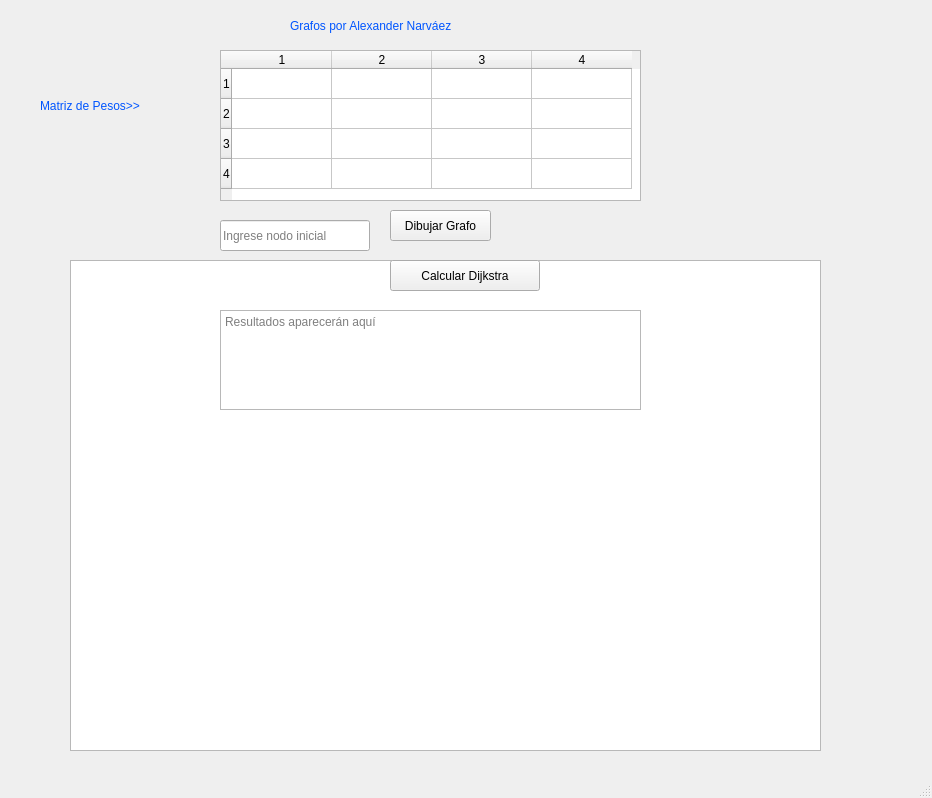
<?xml version="1.0" encoding="UTF-8"?>
<ui version="4.0">
 <class>MainWindow</class>
 <widget class="QMainWindow" name="MainWindow">
  <property name="geometry">
   <rect>
    <x>0</x>
    <y>0</y>
    <width>932</width>
    <height>798</height>
   </rect>
  </property>
  <property name="windowTitle">
   <string>MainWindow</string>
  </property>
  <widget class="QWidget" name="centralwidget">
   <widget class="QTableWidget" name="tableWidget">
    <property name="geometry">
     <rect>
      <x>220</x>
      <y>50</y>
      <width>421</width>
      <height>151</height>
     </rect>
    </property>
    <property name="toolTip">
     <string>Haga doble clic en el cabaezado de un vértice para generar una matriz de pesos</string>
    </property>
    <property name="rowCount">
     <number>4</number>
    </property>
    <property name="columnCount">
     <number>4</number>
    </property>
    <row/>
    <row/>
    <row/>
    <row/>
    <column/>
    <column/>
    <column/>
    <column/>
   </widget>
   <widget class="QPushButton" name="btnPintarGrafo">
    <property name="geometry">
     <rect>
      <x>390</x>
      <y>210</y>
      <width>101</width>
      <height>31</height>
     </rect>
    </property>
    <property name="text">
     <string>Dibujar Grafo</string>
    </property>
   </widget>
   <widget class="QGraphicsView" name="graphicsView">
    <property name="geometry">
     <rect>
      <x>70</x>
      <y>260</y>
      <width>751</width>
      <height>491</height>
     </rect>
    </property>
   </widget>
   <widget class="QLabel" name="lblTtitulo">
    <property name="geometry">
     <rect>
      <x>290</x>
      <y>10</y>
      <width>301</width>
      <height>31</height>
     </rect>
    </property>
    <property name="styleSheet">
     <string notr="true">font: 75 14pt &quot;MS Shell Dlg 2&quot;;
color:rgb(0, 85, 255);</string>
    </property>
    <property name="text">
     <string>Grafos por Alexander Narváez</string>
    </property>
   </widget>
   <widget class="QLineEdit" name="lineEditNodoInicio">
    <property name="geometry">
     <rect>
      <x>220</x>
      <y>220</y>
      <width>150</width>
      <height>31</height>
     </rect>
    </property>
    <property name="placeholderText">
     <string>Ingrese nodo inicial</string>
    </property>
   </widget>
   <widget class="QPushButton" name="btnCalcularDijkstra">
    <property name="geometry">
     <rect>
      <x>390</x>
      <y>260</y>
      <width>150</width>
      <height>31</height>
     </rect>
    </property>
    <property name="text">
     <string>Calcular Dijkstra</string>
    </property>
   </widget>
   <widget class="QTextEdit" name="textEditResultados">
    <property name="geometry">
     <rect>
      <x>220</x>
      <y>310</y>
      <width>421</width>
      <height>100</height>
     </rect>
    </property>
    <property name="placeholderText">
     <string>Resultados aparecerán aquí</string>
    </property>
   </widget>
   <widget class="QLabel" name="lblTtitulo_3">
    <property name="geometry">
     <rect>
      <x>40</x>
      <y>90</y>
      <width>161</width>
      <height>31</height>
     </rect>
    </property>
    <property name="styleSheet">
     <string notr="true">font: 75 14pt &quot;MS Shell Dlg 2&quot;;
color:rgb(0, 85, 255);</string>
    </property>
    <property name="text">
     <string>Matriz de Pesos&gt;&gt;</string>
    </property>
   </widget>
  </widget>
  <widget class="QMenuBar" name="menubar">
   <property name="geometry">
    <rect>
     <x>0</x>
     <y>0</y>
     <width>932</width>
     <height>21</height>
    </rect>
   </property>
  </widget>
  <widget class="QStatusBar" name="statusbar"/>
 </widget>
 <resources/>
 <connections/>
</ui>
